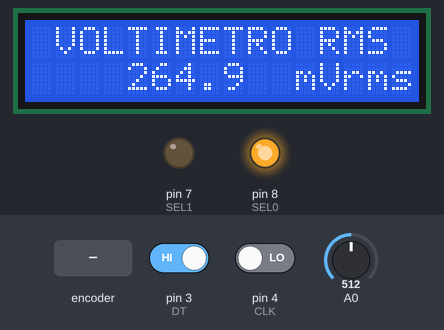
The sketch below on a simulated Arduino Uno, built with avr-gcc and run on an emulated ATmega328P. Shown: 16×2 character LCD, output pins drawn as LEDs (lit = HIGH). The test bench sets the inputs (shaded band); at power-on: A0 = 512, pin 3 (DT) HIGH, pin 4 (CLK) LOW. What the sketch prints to the serial monitor is not drawn.

Above: at 1.7 s.
1.8 s: A0 set to 17
At 2.9 s:
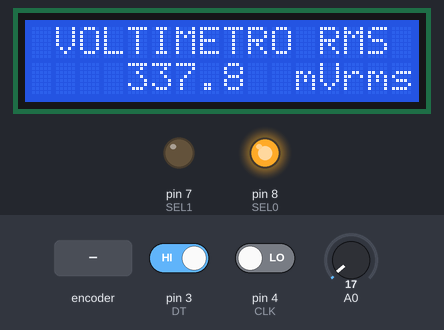
4.6 s: A0 set to 13
At 7.5 s:
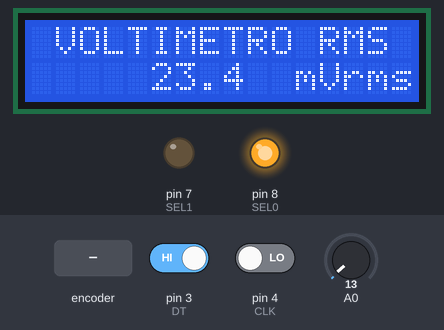
7.6 s: pin 3 (DT) driven LOW
9.1 s: rotary encoder on pin 4 (CLK) / pin 3 (DT) turned 2 steps (second pin leading)
At 9.6 s:
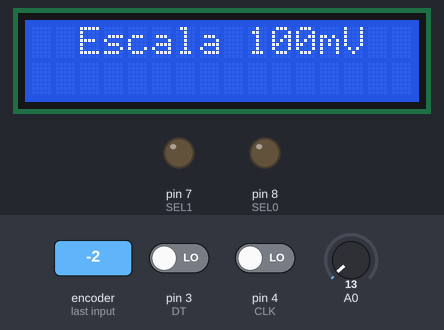
12.5 s: rotary encoder on pin 4 (CLK) / pin 3 (DT) turned 1 step (first pin leading)
At 12.69 s:
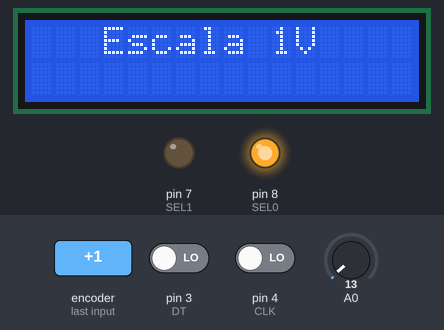
14.3 s: A0 set to 0
At 16.5 s:
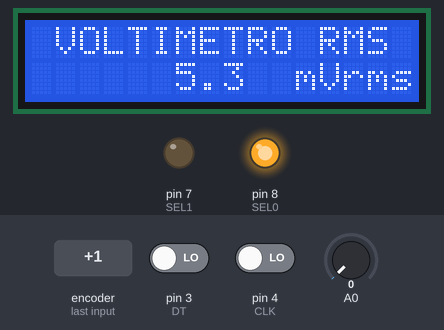
Timing chart, 0 to 18.0 s (numbered marks = the images above; inputs shaded):
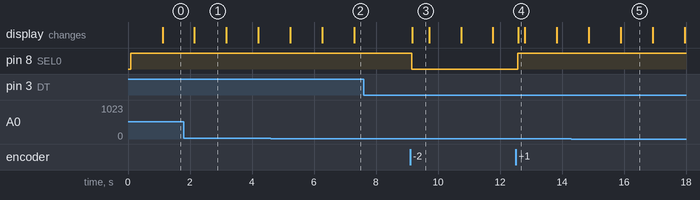

The sketch:

TPO-ME1.ino
```cpp
/*******************************
 ****     Add library      *****
 *******************************/
#include <LiquidCrystal_I2C.h>
#include <TimerOne.h>
#include "TimerSW.h"

LiquidCrystal_I2C lcd(0x27,16,2);
TimerSW maqTimer;

#define At200mV 1.0
#define At2V    10.0
#define EmV  1000.0
#define EV   1.0
/*******************************
 **** Analog Read & Filter *****
 *******************************/
const int samples = 30;
float adc_filter = 0.0;
char buffer[6];
const float cuentaMax = 1023;
const float cuentaMin = 2;

const float a1 =  1;//0.9933;
const float b1 = 0;//-1.7347;

const float a2 = 1;//0.988;
const float b2 = 0;//-1.5664;

const float a3 = 1;//1.0074;
const float b3 = 0;//-14.753;

#define alpha 0.2

/*******************************
 ***     Encoder Pin         ***
 *******************************/
int SW  = 2;
int DT  = 3;
int CLK = 4;
int ANTERIOR = 1;
volatile int POSICION = 2;

/*******************************
 ***     Encoder Mux         ***
 *******************************/
uint8_t SEL0 = 8;
uint8_t SEL1 = 7;

struct MiEstructura {
  char buffer[6];
  float At;
  float Av;
  float Escala;
};
MiEstructura Datos;

float R1 = 10000.0;
float R2 = 470000.0;
float R34 = 9000.0;
float R58 = 1002.0;
float At = (R34+R58)/R58;
float Ga = (1 + R2/R1);

void setup() {
  lcd.init();                 // inicializa el LCD
  lcd.backlight();
  lcd.clear();
  lcd.setCursor(0,0);
  lcd.print("Iniciando ......");
  Serial.begin(9600);
  Serial.print("Iniciando ......");

  pinMode(DT, INPUT);
  pinMode(CLK, INPUT);

  pinMode(SEL0, OUTPUT);
  pinMode(SEL1, OUTPUT);

  digitalWrite(SEL0, HIGH);
  digitalWrite(SEL1, LOW);

  Datos.At = At2V;
  Datos.Av = Ga;
  Datos.Escala = EV;

  Timer1.initialize(10000);
  Timer1.attachInterrupt(blink);
  attachInterrupt(digitalPinToInterrupt(DT), encoder, LOW);
  maqTimer.TimerStart(1, 1, adcRead, BASE_DEC);
  maqTimer.TimerStart(3,100, DisplayLCD, BASE_DEC);
}

void loop(){
  maqTimer.TimerEvent();
}

void blink(void)
{
  maqTimer.AnalizarTimers();
}

void adcRead(){
  static int aux = 0;
  static float adc_raw = 0.0;
  float Cuentas = analogRead(A0);
  float Vrms = 0;
  adc_raw = adc_raw + Cuentas;
  if(aux > samples){
    adc_raw = adc_raw/samples;
    Vrms = Datos.Escala*(filter(adc_raw) * 5.0/1024)*Datos.At/Datos.Av;
    if(Datos.Escala == EV ){
      if(Vrms > 1.10){
        strcpy(Datos.buffer, "- - - ");
      } else{
        if(Vrms < 0 )
          Vrms = 0;
        Vrms = a3 *1000*Vrms + b3;
        dtostrf(Vrms, 6, 1, Datos.buffer);  // 6 = ancho total, 2 = número de decimales
      }
    } else {
      if(Vrms > 104){
        strcpy(Datos.buffer, "- - - ");
      } else{
        if(Vrms < 11.6){
          Vrms = a1 * Vrms + b1;
        } else {
          Vrms = a2 * Vrms + b2;
        }
        dtostrf(Vrms, 6, 1, Datos.buffer);  // 6 = ancho total, 2 = número de decimales
      }
    }
    adc_raw = 0;
    aux = 0;
  }
  aux++;
  maqTimer.TimerStart(1,1, adcRead, BASE_DEC);
}

void encoder()  {
  static unsigned long ultimaInterrupcion = 0;
  unsigned long tiempoInterrupcion = millis();
  if (tiempoInterrupcion - ultimaInterrupcion > 5) {
    if (digitalRead(CLK) == HIGH)
    {
      POSICION++ ;
    }
    else {
      POSICION-- ;
    }
    POSICION = min(2, max(1, POSICION));	// establece limite inferior de 0 y
						// superior de 100 para POSICION
    maqTimer.TimerStart(4, 2, Escala, DEC);
    ultimaInterrupcion = tiempoInterrupcion;	// guarda valor actualizado del tiempo
  }						// de la interrupcion en variable static
}

void Escala(){
  lcd.clear();
  switch (POSICION){
    case 1:
      digitalWrite(SEL0, LOW);
      digitalWrite(SEL1, LOW);
      Serial.println("Escala 100mV");
      lcd.setCursor(0,0);
      lcd.print("  Escala 100mV  ");
      Datos.Escala = EmV;
      Datos.At = At200mV;
      break;
    case 2:
      digitalWrite(SEL0, HIGH);
      digitalWrite(SEL1, LOW);
      Serial.println("Escala de 1V");
      lcd.setCursor(0,0);
      lcd.print("   Escala 1V    ");
      Datos.Escala = EV;
      Datos.At = At2V;
      break;

  }
}

void DisplayLCD(){
  lcd.setCursor(0,0);
  lcd.print(" VOLTIMETRO RMS ");
  lcd.setCursor(0,1);
  lcd.print("   ");
  lcd.print(Datos.buffer);
  Serial.println(Datos.buffer);
  if(Datos.Escala == EV ){
    lcd.setCursor(11,1);
    lcd.print("mVrms");
  } else {
    lcd.setCursor(11,1);
    lcd.print("mVrms");
  }
  maqTimer.TimerStart(3,100, DisplayLCD, DEC);
}

float filter( float adc_raw) {
 	adc_filter = (alpha*adc_raw) + ((1-alpha)*adc_filter);
 	return adc_filter;
}
```

TimerSW.cpp
```cpp
#include "TimerSW.h"

volatile   unsigned int TmrRun[ N_TIMERS ];
volatile  unsigned char  TmrEvents[ N_TIMERS ];
void    (* Tmr_handlers [N_TIMERS]) (void);
volatile  unsigned char  TmrStandBy[ N_TIMERS ];
volatile  unsigned char  TmrBase[ N_TIMERS ];

TimerSW::TimerSW(){
}

void TimerSW::AnalizarTimers(void){
    unsigned char i;
    for( i=0; i<N_TIMERS; i++ ){
        if(TmrRun[i]){
            if(!TmrStandBy[i]){
                TmrRun[i]--;
                if(!TmrRun[i]){
                    TmrEvents[i] = 1;
                }
            }
        }
    }

}

void TimerSW::TimerEvent(void){
  unsigned char i;
  for( i=0; i<N_TIMERS; i++ ){
      if(TmrEvents[i]){
          TmrEvents[i] = 0;
          Tmr_handlers[i]();
      }
  }
}

void TimerSW::TimerStart(unsigned char event, unsigned int tiempo, Timer_Handler handler, unsigned char base){
  TmrBase[event] = base;
  switch(base){
      case BASE_DEC:   tiempo *= DECIMAS;    break;
      case BASE_SEG:   tiempo *= SEGUNDOS;   break;
      case BASE_MIN:   tiempo *= MINUTOS;    break;
  }

  Tmr_handlers[event] = handler;
  if(tiempo != 0){
      TmrRun[event] = tiempo;
      TmrEvents[event] = 0;
      TmrStandBy[event]= RUN;
  } else {
      TmrRun[event] = 0;
      TmrEvents[event] = 1;
  }
}

void TimerSW::SetTimer(unsigned char event, unsigned int tiempo){
    TmrRun[event] += tiempo;
}

unsigned int TimerSW::GetTimer(unsigned char event){
    return TmrRun[event];
}

void TimerSW::StandByTimer(unsigned char event, unsigned char accion){
    TmrStandBy[event] = accion;
}

void TimerSW::TimerStop(unsigned char event){
  TmrRun[event] = 0;
  TmrStandBy[event] = 0;
  Tmr_handlers[event] = NULL;
}

void TimerSW::TimerClose(void){
  unsigned char i;
  for( i=0; i<N_TIMERS; i++ ){
      TmrRun[i] = 0;
      TmrStandBy[i] = 0;
      Tmr_handlers[i] = NULL;
  }
}
```

TimerSW.h
```cpp
#ifndef TIMERSW_H_
#define TIMERSW_H_

#define   N_TIMERS  10
#define   NULL    (( void *) 0)

typedef void (*Timer_Handler)(void);
extern volatile   unsigned int TmrRun[ N_TIMERS ];
extern volatile   unsigned char  TmrEvents[ N_TIMERS ];
extern void     (* Tmr_handlers [N_TIMERS]) (void);
extern volatile   unsigned char  TmrStandBy[ N_TIMERS ];
extern volatile   unsigned char TmrBase[ N_TIMERS ];

#define   BASE_DEC     0
#define   BASE_SEG     1
#define   BASE_MIN     2

#define   RUN       0
#define   PAUSE     1

#define   DECIMAS     1
#define   SEGUNDOS    100
#define   MINUTOS     6000

class TimerSW{
  public:
    TimerSW( );
    void AnalizarTimers(void);
    void TimerEvent(void);

    void TimerStart(unsigned char event, unsigned int tiempo, Timer_Handler handler, unsigned char base);
    void SetTimer(unsigned char event, unsigned int tiempo);
    unsigned int GetTimer(unsigned char event);
    void StandByTimer(unsigned char event, unsigned char accion);
    void TimerStop(unsigned char event);
    void TimerClose(void);
};


#endif /* TIMERSW_H_ */
```

Measured:
- after the input at 7.6 s, every drawn part: stays the same
- after the input at 9.1 s, pin 8 (SEL0): HIGH → LOW after 0.05 s; the display: changes after 0.07 s (image 3)
- after the input at 12.5 s, pin 8 (SEL0): LOW → HIGH after 0.08 s; the display: changes after 0.09 s (image 4)
- what the display in image 1 shows lasts 1.1 s, from 2.1 s to 3.2 s
